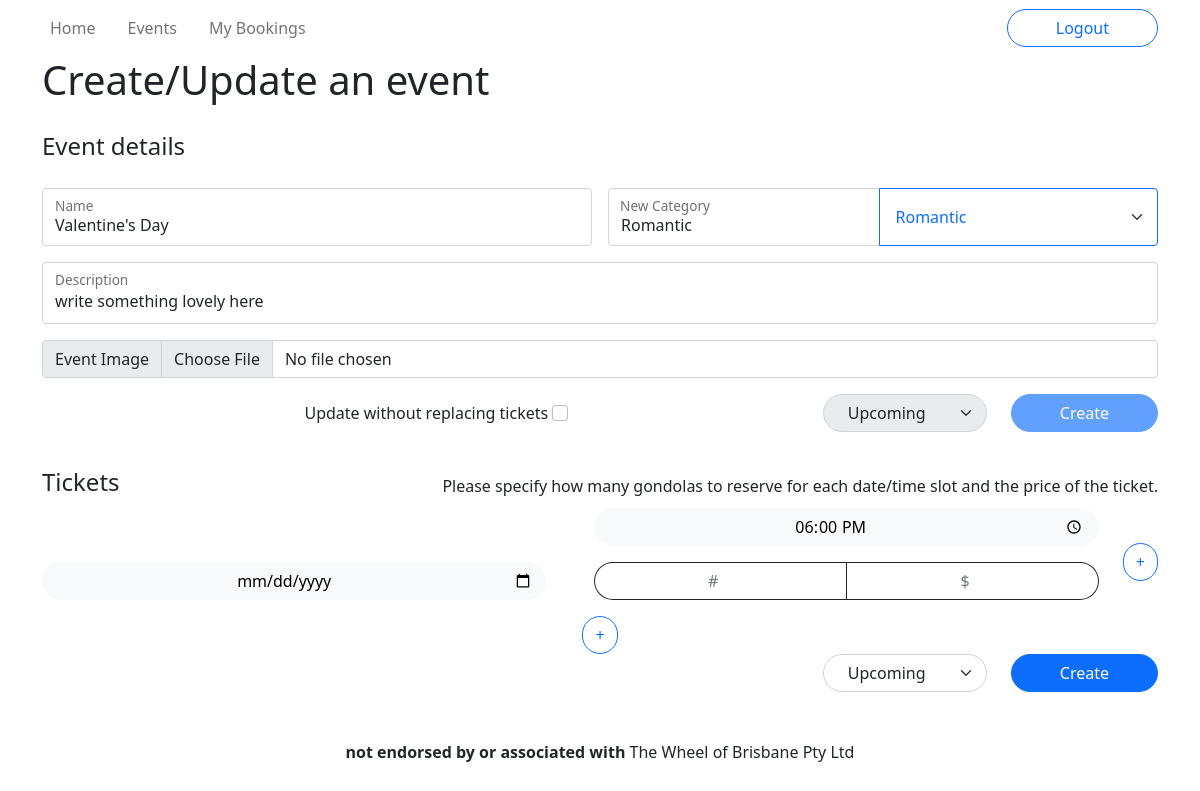
The app's page /events/15/update (signed in), older data.
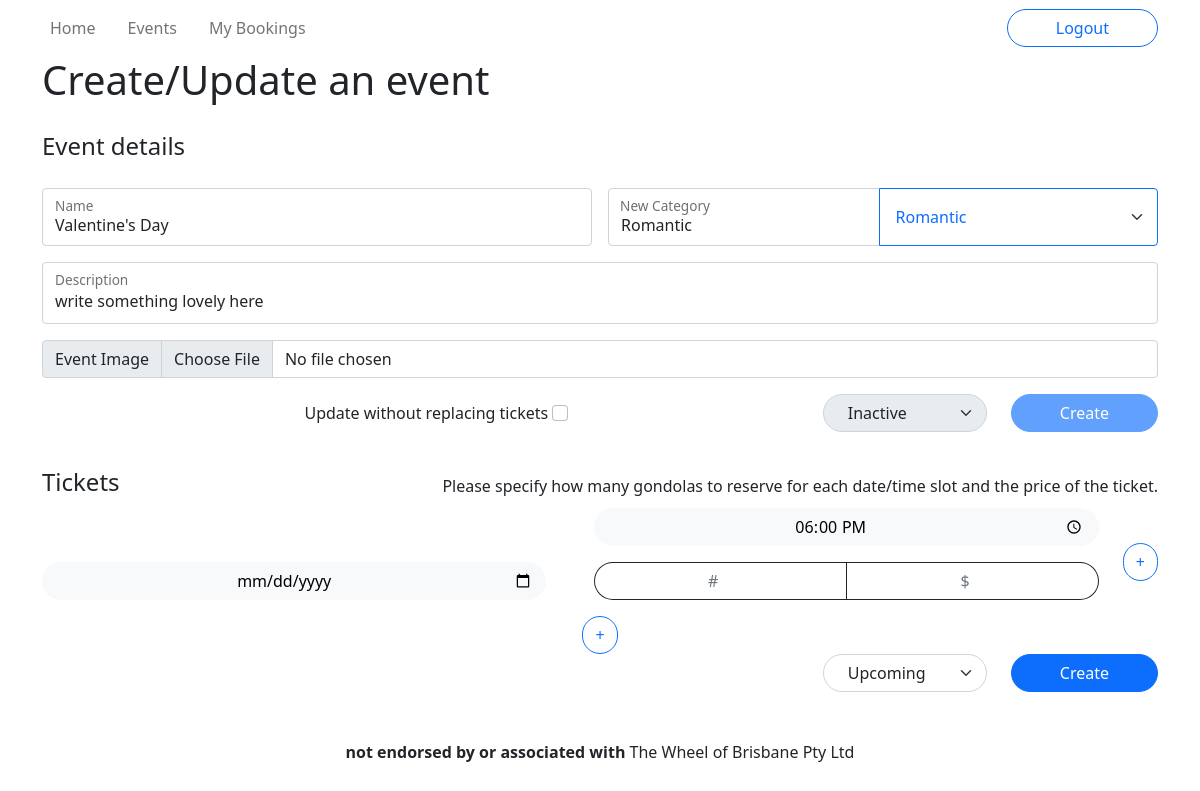
The same page, newer data.
### wheel/models.py (models this page shows, shortened)
class Event(db.Model):
    __tablename__ = 'events'
    id = db.Column(db.Integer, primary_key=True)
    name = db.Column(db.String(255), nullable=False)
    description = db.Column(db.Text)
    category = db.Column(db.String(40))
    status = db.Column(db.Enum('upcoming', 'inactive', 'cancelled', 'booked out'), nullable=False)
    image = db.Column(db.String(255))
    reviews = db.relationship('Review', backref='event')
    tickets = db.relationship('Ticket', backref='event')
    @staticmethod
    def get(id: int):
        return Event.query.get(id)
    @staticmethod
    def getAllCategories():
        return [event.category for event in Event.query.group_by('category').all()]

### wheel/views.py (the view, shortened to what this page needs)
@events.route('/<int:id>/update', methods=['GET', 'POST'])
@events.route('/create', methods=['GET', 'POST'])
@login_required
def create(id=None):
    if not current_user.is_admin():
        flash( "You are not an administrator. You can't create or update events", 'danger' )
        return redirect( url_for('main.index') )
    form = CreateEventForm()
    form.category.choices = [("", "new category"), *[(category, category) for category in Event.getAllCategories()]]
    form.changeDefaultStatus = lambda status: changeDefaultStatus(status)
    def changeDefaultStatus(status):
        form.status.default = status
        form.process()
        return form.status
    if id:
        event = Event.get(id)
        tickets = [ {
            "date": date,
            "tickets": [ {
                "remaining": ticket.remaining,
                "price": ticket.price
            } for ticket in tickets]
        } for date, tickets in Ticket.groupTicketsByDate(event.tickets) ]
        form.name.data = event.name
        form.desc.data = event.description
        form.image.data = event.image
        form.status.data = event.status
        form.category.data = event.category
        form.newcategory.data = event.category
        return render_template('create.html', form=form, event_id=id, tickets=json.dumps(tickets) )
    now = datetime.now().strftime("%Y-%m-%d")
    return render_template('create.html', form=form, event_id=id, now=now)

### wheel/forms.py
class CreateEventForm(FlaskForm):
    name = StringField('Name', validators=[InputRequired()])
    desc = StringField('Description', validators=[InputRequired()])
    image = FileField('Event Image', validators=[FileAllowed(ALLOWED_FILE, message='Only supports png, jpg, JPG, PNG')])
    status = SelectField('Status', choices=[('inactive', 'Inactive'), ('upcoming', 'Upcoming'), ('booked out', 'Booked Out'), ('cancelled', 'Cancelled')])
    category = SelectField('Category')
    newcategory = StringField('New Category')
    tickets = StringField('Tickets') # note: you don't have to use this in the template. the Javascript on the create.html page adds this on submit. but it does have to be here
    submit = SubmitField("Create")

### wheel/models.py (called while the page is built)
    @staticmethod
    def get(id: int):
        return User.query.get(id)

    def is_admin(self):
        return self.type == 'administrator'

### wheel/templates/create.html (shortened to what the changed rows need)
{% extends 'base.html' %}
{% block title %}Create/Update an event{% endblock %}
{% block content %}
<form id="create-event" method="POST" action="{{ url_for('events.create') if event_id == None else url_for('events.create', id=event_id) }}" enctype="multipart/form-data">
    <fieldset class="row mb-3 g-3">
        <div class="col-lg-6">
            <div class="form-floating">
                {{ form.name(class="form-control", placeholder="Give this event a name") }}
                {{ form.name.label }}
            </div>
        </div>
        <div class="col-lg-6">
            <div class="input-group form-floating">
                {{ form.newcategory(class="form-control", placeholder="select a category for this event") }}
                {{ form.newcategory.label(style="z-index: 3") }}
                {{ form.category(class="form-select btn-outline-primary p-3") }}
            </div>
        </div>
        <div class="input-group">
            {{ form.image.label(class="input-group-text") }}
            {{ form.image(class="form-control") }}
        </div>
        {% if event_id %}
            <div class="row m-3">
                <div class="col-md text-center my-auto">
                    <label for="continueWoTickets"
                            class="form-check-label">Update without replacing tickets</label>
                    <input id="continueWoTickets" class="form-check-input" type="checkbox" >
                </div>
                <div class="col-6 col-md-auto ms-md-0">
                    {{ form.status(class="form-select rounded-pill w-100 ps-4 pe-5", disabled=True) }}
                </div>
                <div class="col-6 col-md-auto">
                    {{ form.submit(class="btn btn-primary rounded-pill px-5", disabled=True) }}
                </div>
            </div>
        {% endif %}
    </fieldset>
            {% set upcoming = form.changeDefaultStatus("upcoming") %}
</form>
{% endblock %}

Row changes from the older to the newer data that the page shows:
changed Event "Valentine's Day": status "Upcoming" → "Inactive"
